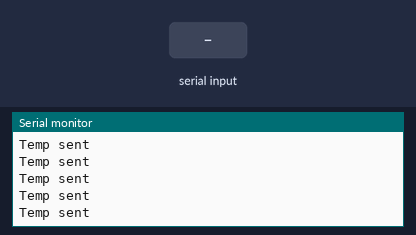
The sketch below on a simulated ESP32. Parts: the last lines printed to the serial monitor. The test bench sets the inputs (shaded band). WiFi joins after 1.5 s; servers stay silent unless stated.

Above: at 2.8 s.
2.9 s: "90:45:200@" received over the second serial link
At 3.09 s:
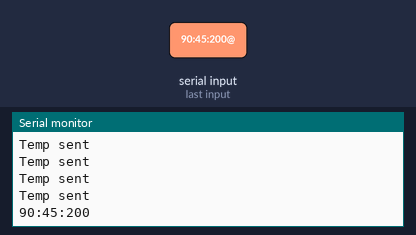
4.4 s: "30:150@" received over the second serial link
At 4.59 s:
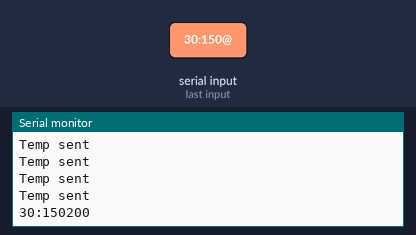
5.9 s: "90:45:200:10@" received over the second serial link
At 6.09 s:
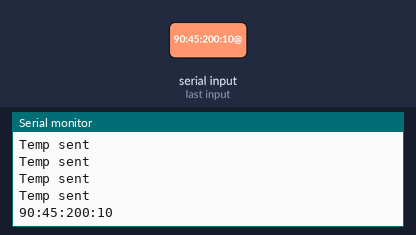

Measured:
- after the input at 2.9 s, the serial monitor: prints a new line after 0.06 s (image 1)
- after the input at 4.4 s, the serial monitor: prints a new line after 0.06 s (image 2)
- after the input at 5.9 s, the serial monitor: prints a new line after 0.06 s (image 3)

The sketch:

ESP32-Firebase.ino
```cpp
#include <Arduino.h>
#include <stdio.h>
#include <string.h>
#include <FirebaseESP32.h>
#include <wifi.h>


FirebaseData firebaseData;
FirebaseJson json;

#define WIFI_SSID "AndroidAPA9EA"
#define WIFI_PASSWORD "djea2642"
#define FIREBASE_HOST "frbasewebapprlcrowdsolutions20.firebaseio.com"
#define FIREBASE_AUTH "ia4dsTciYNUb6ghqrVkvMhJBf9yJK70B7mwMVK9R"

//Declarations//
char Indata[27];
char NodeID[] = "Teststring";

char *p = Indata;

char NodeTemp[32];
char NodeDoor[32];
char NodeLight[32];
char NodeBattery[32];
char NodeNoise[32];

 int Temperature;
 int DoorState;
 int Light;
 int Battery;
 int Noise;
//int DataInfo[] = {00, 0, 0, 00, 00};


int i, j;

bool DataAvailable = false;
const int Index = 25;
char Temp[Index];

//End declarations//

void setup() {

  Serial.begin(9600);
  Serial.println("");
  Serial.print("Connecting to Wi-Fi");

  //Connect wifi while not connected.
  WiFi.begin(WIFI_SSID, WIFI_PASSWORD); //input SSID og passord
  Firebase.reconnectWiFi(true);

  while (WiFi.status() != WL_CONNECTED) {
    Serial.print(".");
    delay(300);
  }

  // + Timeout ved for lang tid, "Prøv igjen"
  //Output success, testing purposes.

  Serial.println("");
  Serial.print("Connection established, ");
  Serial.print("Connected to IP: ");
  Serial.println(WiFi.localIP());
  Serial.println("");
  delay(100);
  Serial.println("Connecting to Firebase.");

  Firebase.begin(FIREBASE_HOST, FIREBASE_AUTH);
  Firebase.reconnectWiFi(true);
  // Firebase Innlogging, etterfulgt av antal forsøk ved error, og maks error i queue.

  Firebase.setMaxRetry(firebaseData, 3);
  Firebase.setMaxErrorQueue(firebaseData, 10);


  // Firebase.enableClassicRequest(firebaseData, true);
  // Benyttes dersom vi trenger get og delete-funksjoner senere (Mest sannsynlig ikke).
  // + setDeviceTime() henter tid fra serveren. bruke RTC, eller hente tid hver gang man sender?

  Serial2.begin(9600);
  Serial.println("Serial2 Initiated");
}

void CheckData(){
  if (Serial2.available()){
    DataAvailable = true;
  }
  else
  {
    DataAvailable = false;
  }

}

void GetData(){


  if (Serial2.available() > 0){

    Serial2.readBytesUntil('@', Temp, Index);
    strcpy(Indata, Temp);
  }
  Serial.println(Indata);

}


//Funksjon for å splitte innkommende data i rette grupper, for å så skrive rett Firebase-addresse for infoen.
void SplitData(){
char * token = strtok(Indata, ":");
strcpy(NodeID, token);

token = strtok(NULL, ":");
Temperature = atoi(token);
token = strtok(NULL, ":");
DoorState = atoi(token);
token = strtok(NULL, ":");
Light = atoi(token);
token = strtok(NULL, ":");
Battery = atoi(token);
token = strtok(NULL, "@");
Noise = atoi(token);


  strcpy(NodeTemp, strcat(NodeID, "/Temp"));
  strcpy(NodeDoor, strcat(NodeID, "/Door"));
  strcpy(NodeLight, strcat(NodeID, "/Light"));
  strcpy(NodeBattery, strcat(NodeID, "/Battery"));
  strcpy(NodeNoise, strcat(NodeID, "/Noise"));
}

void loop(){
  CheckData();
if (DataAvailable == true){
  GetData();

}
SplitData();


    if (Firebase.setInt(firebaseData, NodeTemp, Temperature)) {
      Serial.println("Temp sent");
    }
else {
           Serial.println("Feilet!");
        Serial.println("Feilkode: " + firebaseData.errorReason());
        delay(50);

}
DataAvailable = false;
}
```
